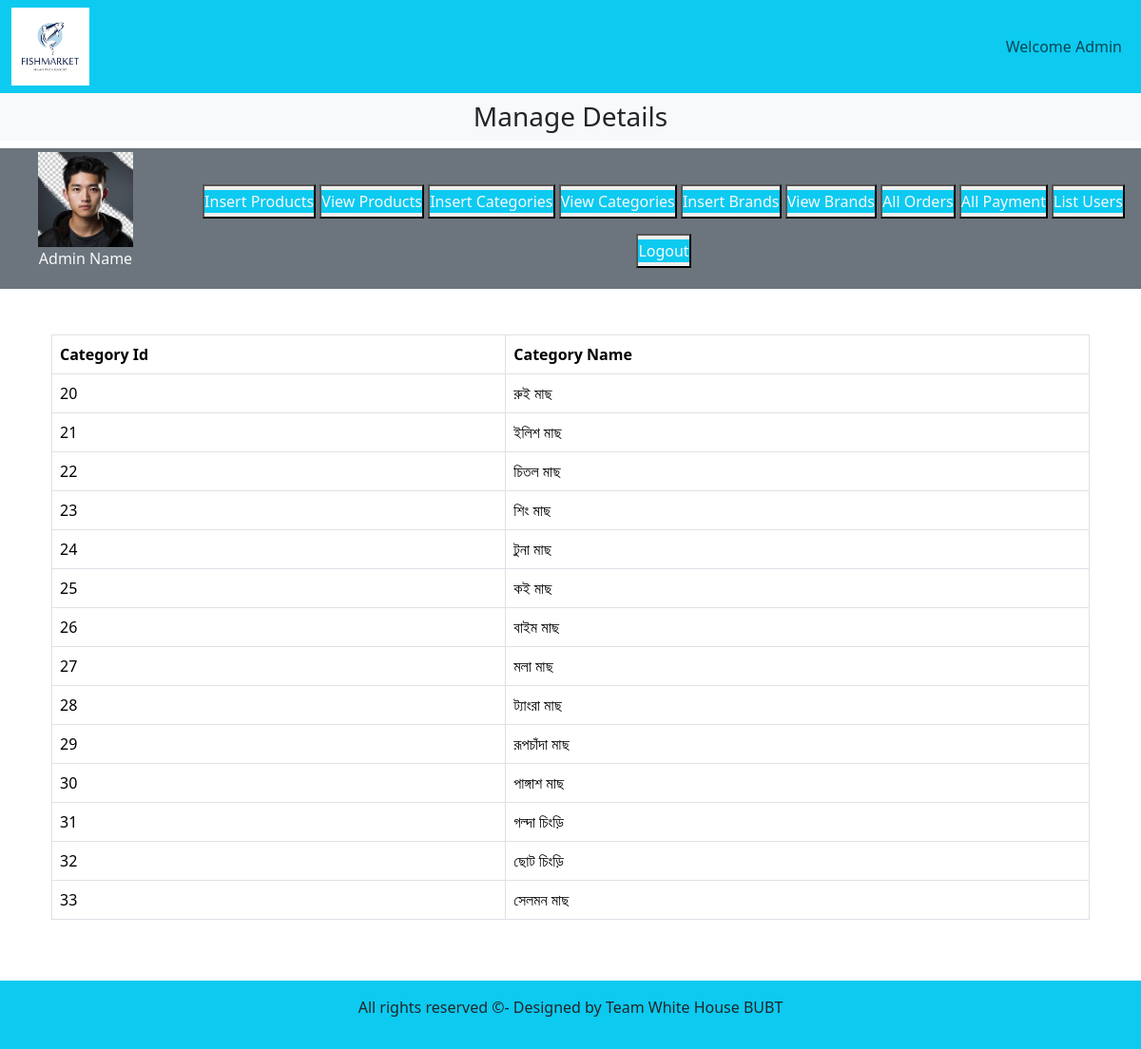
Screenshot of /admin_area/index.php?view_categories (signed in) with the database file from the repository.
### tables this page shows
CREATE TABLE `categories` (
  `category_id` int(11) NOT NULL,
  `category_title` varchar(100) NOT NULL
);

### admin_area/view_categories.php (the view)
<div class="container">
    <div class="row">
        <div class="col-12">
            <table class="table table-bordered table-hover table-stripped">
                <thead>
                    <th>Category Id</th>
                    <th>Category Name</th>
                </thead>
                <tbody>
                    <?php
                    $query = "SELECT * FROM categories";
                    $res = mysqli_query($con, $query);
                    while ($data = mysqli_fetch_assoc($res)) {
                        ?>
                        <tr>
                            <td><?php echo $data['category_id']; ?></td>
                            <td><?php echo $data['category_title']; ?></td>
                        </tr>
                        <?php
                    }
                    ?>
                </tbody>
            </table>
        </div>
    </div>
</div>

### style.css (style rules this page uses)
* { margin: 0; padding: 0; box-sizing: border-box; }

### rows the page displays
categories: category_id "20", category_title "রুই মাছ"
categories: category_id "21", category_title "ইলিশ মাছ"
categories: category_id "22", category_title "চিতল মাছ"
categories: category_id "23", category_title "শিং মাছ"
categories: category_id "24", category_title "টুনা মাছ"
categories: category_id "25", category_title "কই মাছ"
categories: category_id "26", category_title "বাইম মাছ"
categories: category_id "27", category_title "মলা মাছ"
categories: category_id "28", category_title "ট্যাংরা মাছ"
categories: category_id "29", category_title "রূপচাঁদা মাছ"
categories: category_id "30", category_title "পাঙ্গাশ মাছ"
categories: category_id "31", category_title "গল্দা চিংড়ি"
categories: category_id "32", category_title "ছোট চিংড়ি"
categories: category_id "33", category_title "সেলমন মাছ"

### other values shown
$_SESSION['logged_admin_name'] "Admin"
